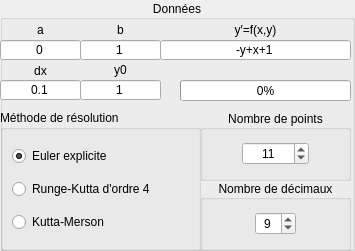
     <widget class="QGroupBox" name="groupBox_18">
      <property name="geometry">
       <rect>
        <x>0</x>
        <y>0</y>
        <width>355</width>
        <height>251</height>
       </rect>
      </property>
      <property name="title">
       <string>Données</string>
      </property>
      <property name="alignment">
       <set>Qt::AlignCenter</set>
      </property>
      <widget class="QLabel" name="label_y0">
       <property name="geometry">
        <rect>
         <x>80</x>
         <y>60</y>
         <width>81</width>
         <height>20</height>
        </rect>
       </property>
       <property name="text">
        <string notr="true">y0</string>
       </property>
       <property name="alignment">
        <set>Qt::AlignCenter</set>
       </property>
      </widget>
      <widget class="QLineEdit" name="lineEdit_y0_methodeeqtdifferentielle">
       <property name="geometry">
        <rect>
         <x>80</x>
         <y>80</y>
         <width>81</width>
         <height>20</height>
        </rect>
       </property>
       <property name="toolTip">
        <string/>
       </property>
       <property name="text">
        <string>1</string>
       </property>
       <property name="alignment">
        <set>Qt::AlignCenter</set>
       </property>
      </widget>
      <widget class="QLabel" name="label_17">
       <property name="geometry">
        <rect>
         <x>160</x>
         <y>20</y>
         <width>191</width>
         <height>20</height>
        </rect>
       </property>
       <property name="text">
        <string notr="true">y′=f(x,y)</string>
       </property>
       <property name="alignment">
        <set>Qt::AlignCenter</set>
       </property>
      </widget>
      <widget class="QLineEdit" name="lineEdit_dx_methodeeqtdifferentielle">
       <property name="enabled">
        <bool>true</bool>
       </property>
       <property name="geometry">
        <rect>
         <x>0</x>
         <y>80</y>
         <width>81</width>
         <height>20</height>
        </rect>
       </property>
       <property name="toolTip">
        <string/>
       </property>
       <property name="inputMethodHints">
        <set>Qt::ImhNone</set>
       </property>
       <property name="text">
        <string>0.1</string>
       </property>
       <property name="maxLength">
        <number>11</number>
       </property>
       <property name="alignment">
        <set>Qt::AlignCenter</set>
       </property>
       <property name="readOnly">
        <bool>true</bool>
       </property>
      </widget>
      <widget class="QLabel" name="label_dx">
       <property name="geometry">
        <rect>
         <x>0</x>
         <y>60</y>
         <width>81</width>
         <height>21</height>
        </rect>
       </property>
       <property name="text">
        <string notr="true">dx</string>
       </property>
       <property name="alignment">
        <set>Qt::AlignCenter</set>
       </property>
      </widget>
      <widget class="QProgressBar" name="progressBar_eqtdifferentielle">
       <property name="geometry">
        <rect>
         <x>180</x>
         <y>80</y>
         <width>171</width>
         <height>21</height>
        </rect>
       </property>
       <property name="toolTip">
        <string/>
       </property>
       <property name="whatsThis">
        <string/>
       </property>
       <property name="value">
        <number>0</number>
       </property>
       <property name="alignment">
        <set>Qt::AlignCenter</set>
       </property>
      </widget>
      <widget class="QLineEdit" name="lineEdit_yprime_methodeeqtdifferentielle">
       <property name="geometry">
        <rect>
         <x>160</x>
         <y>40</y>
         <width>191</width>
         <height>20</height>
        </rect>
       </property>
       <property name="toolTip">
        <string>f(x) peut contenir :
^ * / + -
pow(x,3)
pi
sqrt
sin cos tan cot
asin acos atan
sinh cosh tanh
asinh acosh atanh
log log10 exp
abs ; .....</string>
       </property>
       <property name="statusTip">
        <string/>
       </property>
       <property name="text">
        <string>-y+x+1</string>
       </property>
       <property name="alignment">
        <set>Qt::AlignCenter</set>
       </property>
      </widget>
      <widget class="QGroupBox" name="groupBox_nbrptsmethodeeqtdifferentielle">
       <property name="geometry">
        <rect>
         <x>200</x>
         <y>110</y>
         <width>151</width>
         <height>71</height>
        </rect>
       </property>
       <property name="title">
        <string>Nombre de points</string>
       </property>
       <property name="alignment">
        <set>Qt::AlignCenter</set>
       </property>
       <layout class="QVBoxLayout" name="verticalLayout_20">
        <item>
         <layout class="QHBoxLayout" name="horizontalLayout_3">
          <item>
           <spacer name="horizontalSpacer_5">
            <property name="orientation">
             <enum>Qt::Horizontal</enum>
            </property>
            <property name="sizeHint" stdset="0">
             <size>
              <width>40</width>
              <height>20</height>
             </size>
            </property>
           </spacer>
          </item>
          <item>
           <widget class="QSpinBox" name="spinBox_nptseqtdifferentielle">
            <property name="alignment">
             <set>Qt::AlignCenter</set>
            </property>
            <property name="readOnly">
             <bool>false</bool>
            </property>
            <property name="buttonSymbols">
             <enum>QAbstractSpinBox::UpDownArrows</enum>
            </property>
            <property name="specialValueText">
             <string/>
            </property>
            <property name="accelerated">
             <bool>true</bool>
            </property>
            <property name="correctionMode">
             <enum>QAbstractSpinBox::CorrectToPreviousValue</enum>
            </property>
            <property name="keyboardTracking">
             <bool>true</bool>
            </property>
            <property name="minimum">
             <number>2</number>
            </property>
            <property name="maximum">
             <number>1000000</number>
            </property>
            <property name="value">
             <number>11</number>
            </property>
           </widget>
          </item>
          <item>
           <spacer name="horizontalSpacer_6">
            <property name="orientation">
             <enum>Qt::Horizontal</enum>
            </property>
            <property name="sizeHint" stdset="0">
             <size>
              <width>40</width>
              <height>20</height>
             </size>
            </property>
           </spacer>
          </item>
         </layout>
        </item>
       </layout>
      </widget>
      <widget class="QGroupBox" name="groupBox_20">
       <property name="geometry">
        <rect>
         <x>0</x>
         <y>110</y>
         <width>201</width>
         <height>141</height>
        </rect>
       </property>
       <property name="title">
        <string>Méthode de résolution</string>
       </property>
       <layout class="QVBoxLayout" name="verticalLayout_21">
        <item>
         <widget class="QRadioButton" name="radioButton_EuleurExplicite">
          <property name="text">
           <string>Euler explicite</string>
          </property>
          <property name="checked">
           <bool>true</bool>
          </property>
          <attribute name="buttonGroup">
           <string notr="true">buttonGroup_methodeeqtdifferentielle</string>
          </attribute>
         </widget>
        </item>
        <item>
         <widget class="QRadioButton" name="radioButton_RungeKutta4">
          <property name="text">
           <string>Runge-Kutta d'ordre 4</string>
          </property>
          <attribute name="buttonGroup">
           <string notr="true">buttonGroup_methodeeqtdifferentielle</string>
          </attribute>
         </widget>
        </item>
        <item>
         <widget class="QRadioButton" name="radioButton_RungeKuttaMerson">
          <property name="text">
           <string>Kutta-Merson</string>
          </property>
          <attribute name="buttonGroup">
           <string notr="true">buttonGroup_methodeeqtdifferentielle</string>
          </attribute>
         </widget>
        </item>
       </layout>
      </widget>
      <widget class="QGroupBox" name="groupBox_21">
       <property name="geometry">
        <rect>
         <x>200</x>
         <y>180</y>
         <width>151</width>
         <height>71</height>
        </rect>
       </property>
       <property name="title">
        <string>Nombre de décimaux</string>
       </property>
       <property name="alignment">
        <set>Qt::AlignCenter</set>
       </property>
       <layout class="QVBoxLayout" name="verticalLayout_24">
        <item>
         <layout class="QHBoxLayout" name="horizontalLayout_4">
          <item>
           <spacer name="horizontalSpacer_7">
            <property name="orientation">
             <enum>Qt::Horizontal</enum>
            </property>
            <property name="sizeHint" stdset="0">
             <size>
              <width>40</width>
              <height>20</height>
             </size>
            </property>
           </spacer>
          </item>
          <item>
           <widget class="QSpinBox" name="spinBox_nbredecimaux_eqtdifferentielle">
            <property name="toolTip">
             <string>Nombre de décimaux dans les résultats</string>
            </property>
            <property name="alignment">
             <set>Qt::AlignCenter</set>
            </property>
            <property name="readOnly">
             <bool>false</bool>
            </property>
            <property name="buttonSymbols">
             <enum>QAbstractSpinBox::UpDownArrows</enum>
            </property>
            <property name="specialValueText">
             <string/>
            </property>
            <property name="accelerated">
             <bool>true</bool>
            </property>
            <property name="correctionMode">
             <enum>QAbstractSpinBox::CorrectToPreviousValue</enum>
            </property>
            <property name="keyboardTracking">
             <bool>true</bool>
            </property>
            <property name="minimum">
             <number>0</number>
            </property>
            <property name="maximum">
             <number>15</number>
            </property>
            <property name="value">
             <number>9</number>
            </property>
           </widget>
          </item>
          <item>
           <spacer name="horizontalSpacer_8">
            <property name="orientation">
             <enum>Qt::Horizontal</enum>
            </property>
            <property name="sizeHint" stdset="0">
             <size>
              <width>40</width>
              <height>20</height>
             </size>
            </property>
           </spacer>
          </item>
         </layout>
        </item>
       </layout>
      </widget>
      <widget class="QLineEdit" name="lineEdit_b_methodeeqtdifferentielle">
       <property name="geometry">
        <rect>
         <x>80</x>
         <y>40</y>
         <width>81</width>
         <height>20</height>
        </rect>
       </property>
       <property name="toolTip">
        <string>Dans le choix de b, il faut tenir compte du domaine de définition de la fonction!</string>
       </property>
       <property name="text">
        <string>1</string>
       </property>
       <property name="alignment">
        <set>Qt::AlignCenter</set>
       </property>
      </widget>
      <widget class="QLabel" name="label_b_2">
       <property name="geometry">
        <rect>
         <x>80</x>
         <y>20</y>
         <width>81</width>
         <height>20</height>
        </rect>
       </property>
       <property name="text">
        <string notr="true">b</string>
       </property>
       <property name="alignment">
        <set>Qt::AlignCenter</set>
       </property>
      </widget>
      <widget class="QLabel" name="label_a_2">
       <property name="geometry">
        <rect>
         <x>0</x>
         <y>20</y>
         <width>81</width>
         <height>20</height>
        </rect>
       </property>
       <property name="text">
        <string notr="true">a</string>
       </property>
       <property name="alignment">
        <set>Qt::AlignCenter</set>
       </property>
      </widget>
      <widget class="QLineEdit" name="lineEdit_a_methodeeqtdifferentielle">
       <property name="geometry">
        <rect>
         <x>0</x>
         <y>40</y>
         <width>81</width>
         <height>20</height>
        </rect>
       </property>
       <property name="toolTip">
        <string>Dans le choix de a, il faut tenir compte du domaine de définition de la fonction!</string>
       </property>
       <property name="text">
        <string>0</string>
       </property>
       <property name="alignment">
        <set>Qt::AlignCenter</set>
       </property>
      </widget>
     </widget>
